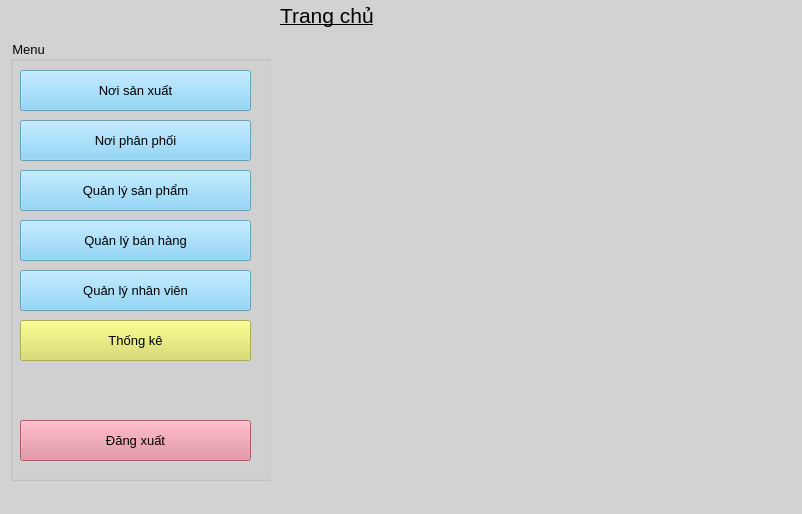
<?xml version="1.0" encoding="UTF-8"?>
<ui version="4.0">
 <class>indexWindow</class>
 <widget class="QMainWindow" name="indexWindow">
  <property name="geometry">
   <rect>
    <x>0</x>
    <y>0</y>
    <width>802</width>
    <height>514</height>
   </rect>
  </property>
  <property name="windowTitle">
   <string>MainWindow</string>
  </property>
  <property name="styleSheet">
   <string notr="true">background-color:rgba(210, 210, 210,1);</string>
  </property>
  <widget class="QWidget" name="centralwidget">
   <widget class="QGroupBox" name="groupBox">
    <property name="geometry">
     <rect>
      <x>10</x>
      <y>40</y>
      <width>261</width>
      <height>441</height>
     </rect>
    </property>
    <property name="font">
     <font>
      <pointsize>10</pointsize>
     </font>
    </property>
    <property name="styleSheet">
     <string notr="true">background-color:rgba(210, 210, 210,1);</string>
    </property>
    <property name="title">
     <string>Menu</string>
    </property>
    <widget class="QPushButton" name="btn_index_qldvsx">
     <property name="geometry">
      <rect>
       <x>10</x>
       <y>30</y>
       <width>231</width>
       <height>41</height>
      </rect>
     </property>
     <property name="font">
      <font>
       <pointsize>10</pointsize>
      </font>
     </property>
     <property name="cursor">
      <cursorShape>PointingHandCursor</cursorShape>
     </property>
     <property name="styleSheet">
      <string notr="true">background-color:rgba(118, 203, 248, 0.8);
</string>
     </property>
     <property name="text">
      <string>Nơi sản xuất</string>
     </property>
    </widget>
    <widget class="QPushButton" name="btn_index_qldvpp">
     <property name="geometry">
      <rect>
       <x>10</x>
       <y>80</y>
       <width>231</width>
       <height>41</height>
      </rect>
     </property>
     <property name="font">
      <font>
       <pointsize>10</pointsize>
      </font>
     </property>
     <property name="cursor">
      <cursorShape>PointingHandCursor</cursorShape>
     </property>
     <property name="styleSheet">
      <string notr="true">background-color:rgba(118, 203, 248, 0.8);</string>
     </property>
     <property name="text">
      <string>Nơi phân phối</string>
     </property>
    </widget>
    <widget class="QPushButton" name="btn_index_qlsp">
     <property name="geometry">
      <rect>
       <x>10</x>
       <y>130</y>
       <width>231</width>
       <height>41</height>
      </rect>
     </property>
     <property name="font">
      <font>
       <pointsize>10</pointsize>
      </font>
     </property>
     <property name="cursor">
      <cursorShape>PointingHandCursor</cursorShape>
     </property>
     <property name="styleSheet">
      <string notr="true">background-color:rgba(118, 203, 248, 0.8);</string>
     </property>
     <property name="text">
      <string>Quản lý sản phẩm</string>
     </property>
    </widget>
    <widget class="QPushButton" name="btn_index_qlbh">
     <property name="geometry">
      <rect>
       <x>10</x>
       <y>180</y>
       <width>231</width>
       <height>41</height>
      </rect>
     </property>
     <property name="font">
      <font>
       <pointsize>10</pointsize>
      </font>
     </property>
     <property name="cursor">
      <cursorShape>PointingHandCursor</cursorShape>
     </property>
     <property name="styleSheet">
      <string notr="true">background-color:rgba(118, 203, 248, 0.8);</string>
     </property>
     <property name="text">
      <string>Quản lý bán hàng</string>
     </property>
    </widget>
    <widget class="QPushButton" name="btn_index_qlnv">
     <property name="geometry">
      <rect>
       <x>10</x>
       <y>230</y>
       <width>231</width>
       <height>41</height>
      </rect>
     </property>
     <property name="font">
      <font>
       <pointsize>10</pointsize>
      </font>
     </property>
     <property name="cursor">
      <cursorShape>PointingHandCursor</cursorShape>
     </property>
     <property name="styleSheet">
      <string notr="true">background-color:rgba(118, 203, 248, 0.8);</string>
     </property>
     <property name="text">
      <string>Quản lý nhân viên</string>
     </property>
    </widget>
    <widget class="QPushButton" name="btn_index_thongke">
     <property name="geometry">
      <rect>
       <x>10</x>
       <y>280</y>
       <width>231</width>
       <height>41</height>
      </rect>
     </property>
     <property name="font">
      <font>
       <pointsize>10</pointsize>
      </font>
     </property>
     <property name="cursor">
      <cursorShape>PointingHandCursor</cursorShape>
     </property>
     <property name="styleSheet">
      <string notr="true">background-color:rgba(215, 220, 88, 0.77);</string>
     </property>
     <property name="text">
      <string>Thống kê</string>
     </property>
    </widget>
    <widget class="QPushButton" name="btn_dx">
     <property name="geometry">
      <rect>
       <x>10</x>
       <y>380</y>
       <width>231</width>
       <height>41</height>
      </rect>
     </property>
     <property name="font">
      <font>
       <pointsize>10</pointsize>
      </font>
     </property>
     <property name="cursor">
      <cursorShape>PointingHandCursor</cursorShape>
     </property>
     <property name="styleSheet">
      <string notr="true">background-color: rgba(225, 130, 146, 1);</string>
     </property>
     <property name="text">
      <string>Đăng xuất</string>
     </property>
    </widget>
   </widget>
   <widget class="QLabel" name="label">
    <property name="geometry">
     <rect>
      <x>270</x>
      <y>50</y>
      <width>521</width>
      <height>431</height>
     </rect>
    </property>
    <property name="styleSheet">
     <string notr="true">
border-image: url(:/pic/nuoc-ngot-co-ga-1.jpg);</string>
    </property>
    <property name="text">
     <string/>
    </property>
   </widget>
   <widget class="QLabel" name="label_2">
    <property name="geometry">
     <rect>
      <x>280</x>
      <y>0</y>
      <width>131</width>
      <height>31</height>
     </rect>
    </property>
    <property name="font">
     <font>
      <pointsize>16</pointsize>
      <underline>true</underline>
     </font>
    </property>
    <property name="text">
     <string>Trang chủ</string>
    </property>
   </widget>
  </widget>
  <widget class="QMenuBar" name="menubar">
   <property name="geometry">
    <rect>
     <x>0</x>
     <y>0</y>
     <width>802</width>
     <height>26</height>
    </rect>
   </property>
  </widget>
 </widget>
 <resources>
  <include location="im1.qrc"/>
 </resources>
 <connections/>
</ui>
